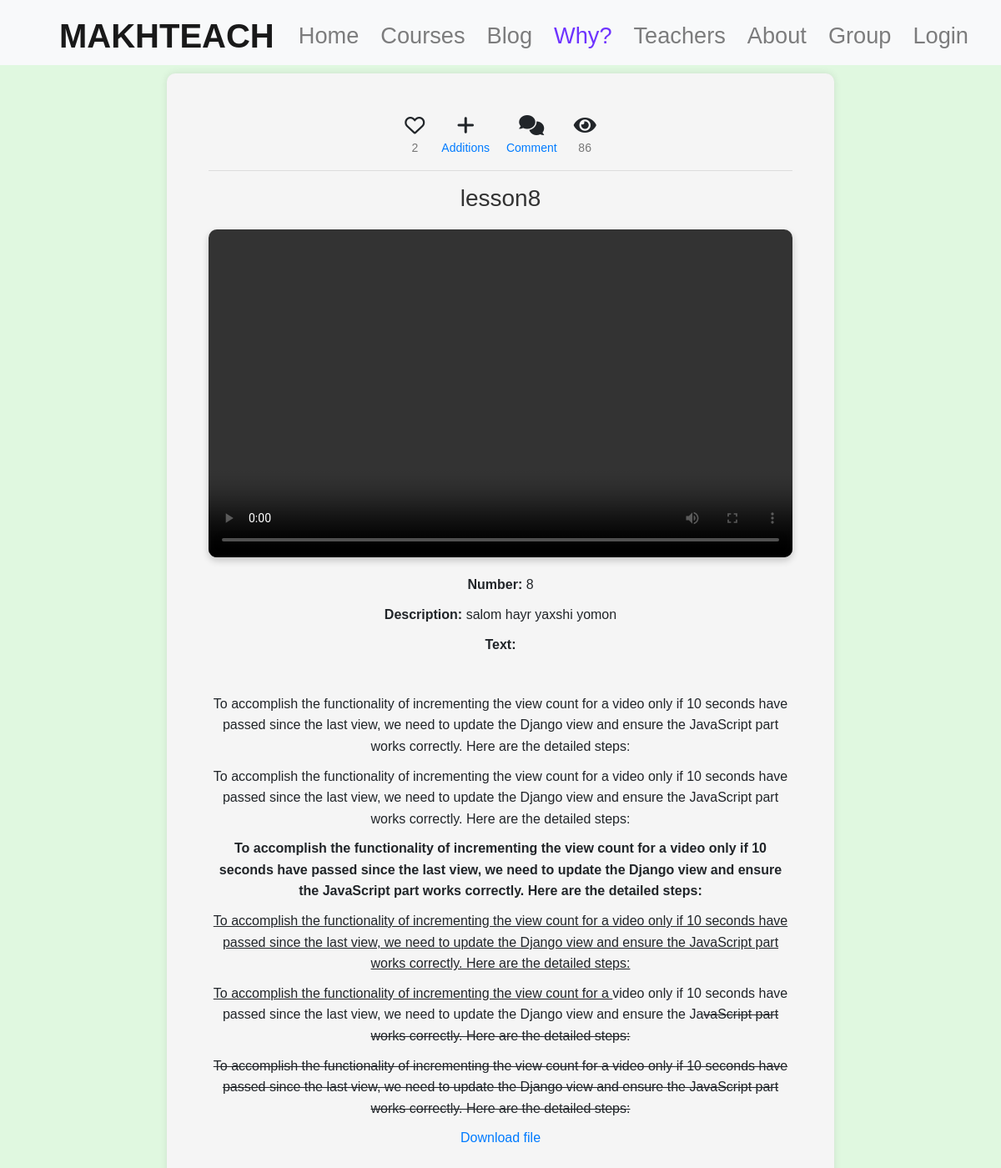
The page /dars/5/ on the database its author committed.
### app_pages/models.py (models this page shows, shortened)
class Dars(models.Model):
    number = models.IntegerField()
    name = models.CharField(max_length=100)
    video_url = RichTextField(blank=True)
    video = models.FileField(upload_to='dars_videos/', blank=True, null=True)
    description = models.TextField()
    text = RichTextField()
    file = models.FileField(upload_to='dars_files/')
    likes=models.ManyToManyField(User,related_name='post')
    category = models.ForeignKey(Category, on_delete=models.CASCADE)
    additions=RichTextField(blank=True,null=True)
    view_count=models.IntegerField(default=0)

### app_pages/views.py (the view, shortened to what this page needs)
# urls.py: path('dars/<int:pk>/', DarsDetailView.as_view(), name='dars_detail'),
class DarsDetailView(DetailView):
    model = Dars
    template_name = 'dars_detail.html'
    context_object_name = 'dars'
    def get_context_data(self, **kwargs):
        context = super().get_context_data(**kwargs)
        context['comments'] = self.object.comments.all()
        context['form'] = CommentForm()
        context['msg'] = False
        if self.request.user.is_authenticated:
            user = self.request.user
            if self.object.likes.filter(id=user.id).exists():
                context['msg'] = True
        return context

### templates/dars_detail.html (shortened to what this page needs)
{% extends 'base.html' %}
{% block content %}
    <div class="main-content">
        <div class="container1">
            <div class="like-container">
                <div>
                    <i class="fa-regular fa-heart" id="like-btn"></i>
                    <small class="num-of-likes" id="num">{{ dars.likes.count }}</small>
                </div>
                <div>
                    <i class="fa-solid fa-plus" onclick="toggleAdditions()"></i>
                     <small onclick="toggleAdditions()"><a href="#comments">Additions</a></small>
                </div>
                <div>
                    <i class="fa-solid fa-comments" onclick="toggleComments()"></i>
                    <small onclick="toggleComments()"><a href="#comments">Comment</a></small>
                </div>
                <div>
                    <i class="fas fa-eye"></i>
                    <small id="view-count">{{ dars.view_count }}</small>
                </div>
            </div>
            <hr>
           <h1>{{ dars.name }}</h1>
<div class="video-container">
    {% if dars.video %}
        <video id="protected-video" controls controlsList="nodownload" oncontextmenu="return false;">
            <source src="{{ dars.video.url }}" type="video/mp4">
        </video>
    {% else %}
        <p>No video available</p>
    {% endif %}
</div>
<p><strong>Number:</strong> {{ dars.number }}</p>
<p><strong>Description:</strong> {{ dars.description }}</p>
<p><strong>Text:</strong> {{ dars.text|safe }}</p>
{% if dars.file %}
    <p>
        <a href="{{ dars.file.url }}">Download file</a>
    </p>
{% endif %}
{% endblock %}

### templates/base.html (style rules this page uses)
body { font-family: 'Special Elite', cursive; background-color: #eaeaea; display: flex; flex-direction: column; min-height: 100vh; margin: 0; }
body { margin: 0; padding: 0; }

### templates/dars_detail.html (style rules this page uses)
body { font-family: Arial, sans-serif; background-color:#e0f8e0; margin: 0; padding: 0; display: flex; min-height: 100vh; }
.main-content { flex: 1; display: flex; justify-content: center; align-items: center; }
.container1 { position: relative; width: 100%; max-width: 800px; padding: 50px; border-radius: 10px; box-shadow: 0 0 10px rgba(0, 0, 0, 0.1); background-color: #F5F5F5; text-align: center; }
h1 { color: #333; font-size: 28px; margin-bottom: 20px; }
p { margin-bottom: 10px; font-size: 16px; line-height: 1.6; }
.video-container { position: relative; width: 100%; padding-top: 56.25%; margin-bottom: 20px; border-radius: 10px; overflow: hidden; box-shadow: 0 4px 8px rgba(0, 0, 0, 0.2); }
.video-container iframe, .video-container video { position: absolute; top: 0; left: 0; width: 100%; height: 100%; }
a { color: #007bff; text-decoration: none; }
.like-container { display: flex; align-items: center; justify-content: center; gap: 20px; }
.like-container div { display: flex; flex-direction: column; align-items: center; }
.like-container i { font-size: 24px; cursor: pointer; }
.like-container small { margin-top: 5px; font-size: 14px; color: #777; }
.video-container video { width: 100%; height: 100%; }

### rows shown on the page
Dars: likes.count "2", view_count "86", name "lesson8", number "8", description "salom hayr yaxshi yomon", text "To accomplish the functionality of incrementing the view count for a video only if 10 seconds have passed since the last view, we need to update the Django view and ensure the JavaScript part works correctly. Here are the detailed steps: To accomplish the functionality of incrementing the view count for a video only if 10 seconds have passed since the last view, we need to update the Django view and ensure the JavaScript part works correctly. Here are the detailed steps: To accomplish the functionality of incrementing the view count for a video only if 10 seconds have passed since the last view, we need to update the Django view and ensure the JavaScript part works correctly. Here are the…"
